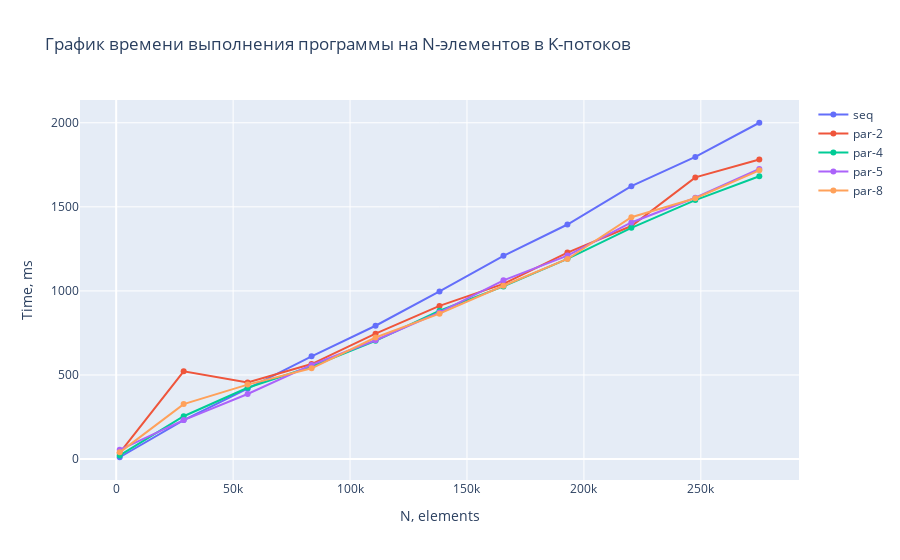

Notebook source saved alongside this figure:
### Code cell
fig = go.Figure()
fig.add_trace(go.Scatter(x=data['N'], y=data['Ms-output-seq'], name='seq'))
fig.add_trace(go.Scatter(x=data['N'], y=data['Ms-output-par-2'], name='par-2'))
fig.add_trace(go.Scatter(x=data['N'], y=data['Ms-output-par-4'], name='par-4'))
fig.add_trace(go.Scatter(x=data['N'], y=data['Ms-output-par-5'], name='par-5'))
fig.add_trace(go.Scatter(x=data['N'], y=data['Ms-output-par-8'], name='par-8'))
fig.update_yaxes(title='Time, ms')
fig.update_xaxes(title='N, elements')
fig.update_layout(title='График времени выполнения программы на N-элементов в K-потоков')
fig.show()

### Figure 1 — Plotly figure (JSON) as saved in the notebook; plotly's stock layout.template omitted (floating-point values rounded to 4 significant figures)
{"data": [{"name": "seq", "type": "scatter", "x": [1500, 28850, 56200, 83550, 110900, 138250, 165600, 192950, 220300, 247650, 275000], "y": [11, 232, 419, 611, 793, 997, 1209, 1395, 1623, 1797, 2000]}, {"name": "par-2", "type": "scatter", "x": [1500, 28850, 56200, 83550, 110900, 138250, 165600, 192950, 220300, 247650, 275000], "y": [37, 522, 455, 565, 746, 911, 1042, 1228, 1386, 1675, 1781]}, {"name": "par-4", "type": "scatter", "x": [1500, 28850, 56200, 83550, 110900, 138250, 165600, 192950, 220300, 247650, 275000], "y": [22, 255, 424, 551, 703, 882, 1027, 1191, 1375, 1540, 1682]}, {"name": "par-5", "type": "scatter", "x": [1500, 28850, 56200, 83550, 110900, 138250, 165600, 192950, 220300, 247650, 275000], "y": [55, 232, 387, 560, 707, 872, 1063, 1210, 1407, 1554, 1725]}, {"name": "par-8", "type": "scatter", "x": [1500, 28850, 56200, 83550, 110900, 138250, 165600, 192950, 220300, 247650, 275000], "y": [40, 327, 443, 540, 723, 865, 1031, 1190, 1438, 1551, 1717]}], "layout": {"title": {"text": "График времени выполнения программы на N-элементов в K-потоков"}, "xaxis": {"title": {"text": "N, elements"}}, "yaxis": {"title": {"text": "Time, ms"}}}}
